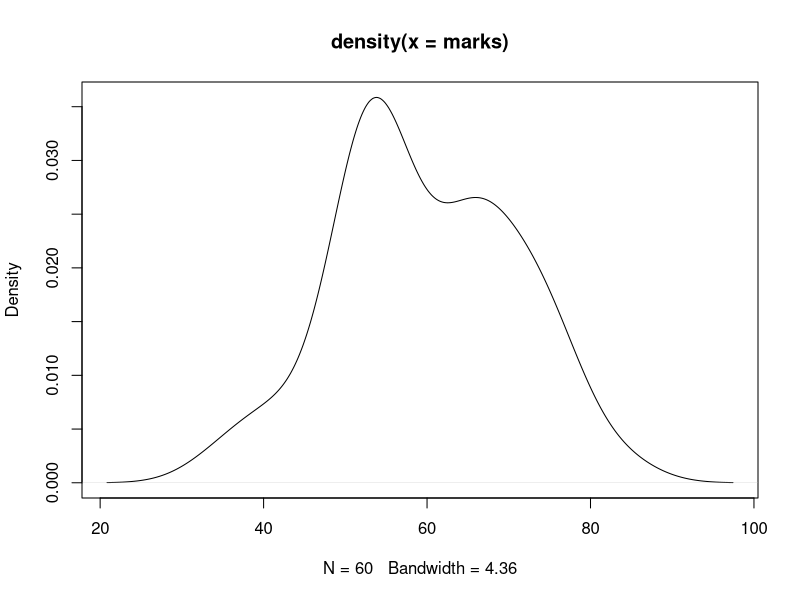

Here is the R script that generated this plot:
#Data Strucure - Vectors-used to store a row or column#
# c in the above line is used to concatenate data, single or double quote will treat it as sting. This is vector with 5 #values
#to run the code, put the cursor on the line which you want to run or select the code that needs to be run
#to create a seeries of numbers from 1 to n , type 1:n
# round brackets are used to assign and print it at the same time

x = c(1,5,7,8,4) 
x2 <- c(2,5,7,8,4)

x
x2

x4= c('M','F','M','F','M')
x4
(x5 = 1:100)
(x6 = seq(1,100,by=3))
?seq
#a question mark before a cmd will open the help doc for that function
seq(0, 1, length.out = 11)
#lenghtout divides the range 0 to 1 in 11 parts

marks = rnorm(60, mean=60, sd=10)
marks
plot(density(marks))
